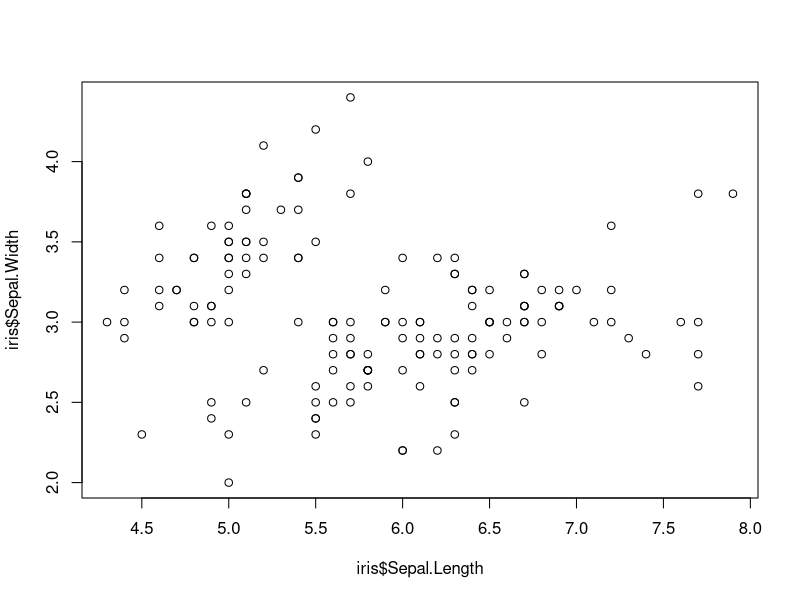
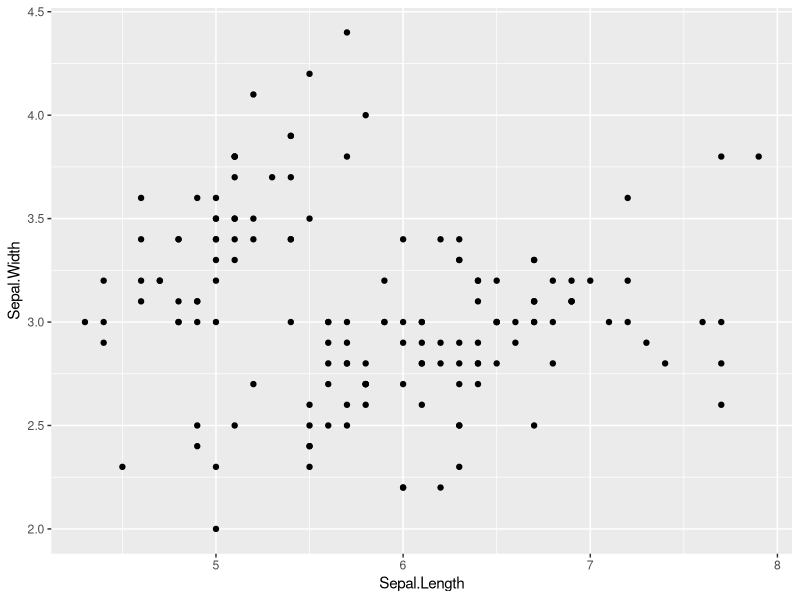
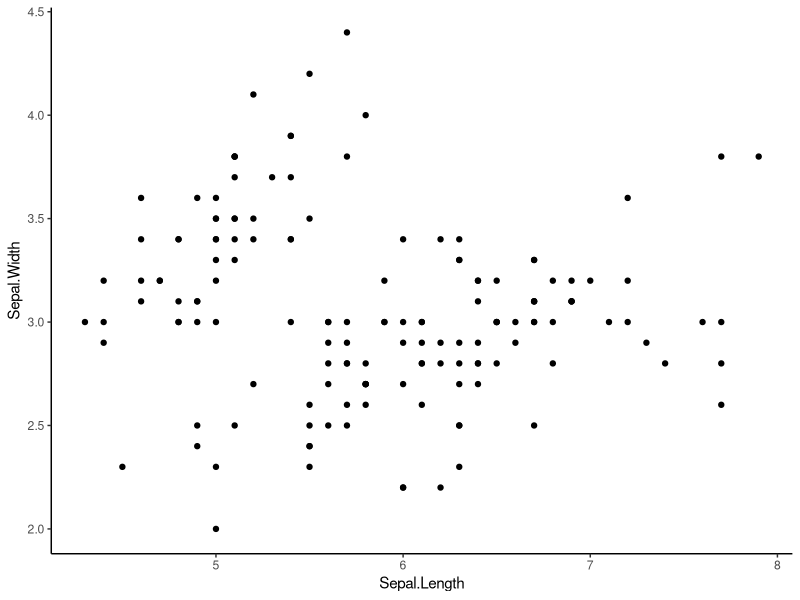
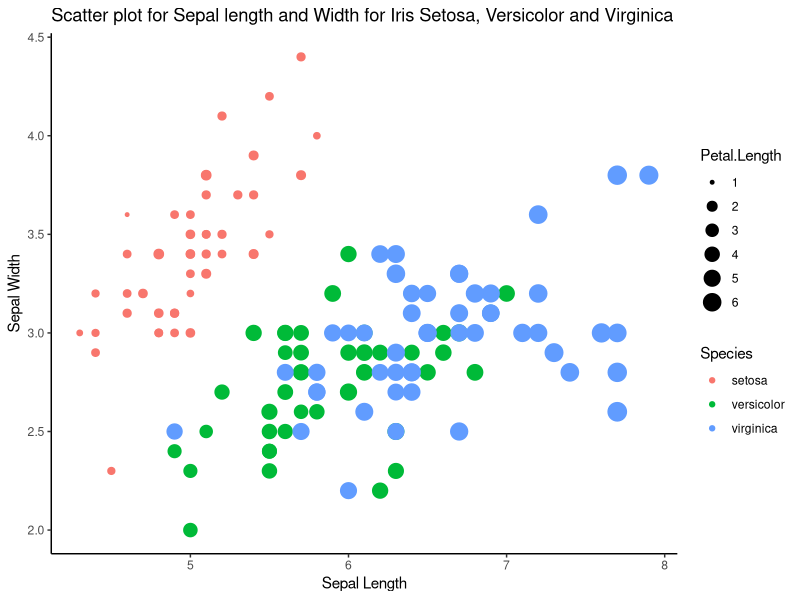

Source code (R) for these figures, in order:
#use built in iris dataset
#take a look at it 
head(iris)
#load in some tidyverse packages
library(dplyr)
library(ggplot2)

#####################################
##### Part 1: for loops         #####
#####################################

#Using only data for iris versicolor
#write a for loop
#that produces a regression table
#for each of the following relationships
#1. iris  sepal length x width
#2. iris  petal length x width
#3. iris sepal length x petal length

# hint: consider using a list, and also new vectors for regression variables
RegressionTables <- list() 

versicolorData <- iris[iris$Species=='versicolor',] 

for (i in 1:3) { #each i from 1 to 3 represents a relationship for which a regression table is needed
  if (i == 1) {
    RegressionTables[[i]] <- summary(lm(versicolorData$Sepal.Length ~ versicolorData$Sepal.Width))$coefficients
  }
  if (i == 2) {
    RegressionTables[[i]] <- summary(lm(versicolorData$Petal.Length ~ versicolorData$Petal.Width))$coefficients
  }
  if (i == 3) {
    RegressionTables[[i]] <-  summary(lm(versicolorData$Sepal.Length ~ versicolorData$Petal.Length))$coefficients
  }
}
RegressionTables


#####################################
##### Part 2: data in dplyr     #####
#####################################

#use dplyr to join data of maximum height
#to a new iris data frame
height <- data.frame(Species = c("virginica","setosa","versicolor"),
                     Height.cm = c(60,100,11.8))
dfIris <- data.frame(iris) #new data frame for iris data set
full_join(dfIris, height)            # joins maximum height


#####################################
##### Part 3: plots in ggplot2  #####
#####################################

#look at base R scatter plot
plot(iris$Sepal.Length,iris$Sepal.Width)

#3a. now make the same plot in ggplot
GGplot = ggplot(iris, aes(x=Sepal.Length, y=Sepal.Width)) + 
  geom_point()
GGplot

#3b. make a scatter plot with ggplot and get rid of  busy grid lines
#theme_classic() removes gridlines
GGClassicPlot = ggplot(iris, aes(x=Sepal.Length, y=Sepal.Width)) + 
  geom_point() + theme_classic()
GGClassicPlot

#3c. make a scatter plot with ggplot, remove grid lines, add a title and axis labels, 
#    show species by color, and make the point size proportional to petal length

GGColorPlot = ggplot(iris, aes(Sepal.Length, Sepal.Width, colour = Species)) + #aes stands for aesthetic mappings , here the aesthetic mappings allows the plot to assign a different color for each species
  geom_point(aes(size = Petal.Length), show.legend = TRUE)+  #here the aesthetic mapping makes the point size propotional to petal length, show.legend allows display of a legend key for point sizez and colors
  theme_classic() + 
  ggtitle("Scatter plot for Sepal length and Width for Iris Setosa, Versicolor and Virginica") + #title 
  xlab("Sepal Length") + ylab("Sepal Width") #axis labels
GGColorPlot

#####################################
##### Question: how did         #####
##### arguments differ between  #####
##### plot and ggplot?          #####
#####################################		
#ggplot allows for more aesthetics specifc arguments (e.g. the different arguments for aes , show.legend) which make it more intuitvie to create a scatter plot that can display more information using graphics 
#the base plot requires that the orignal data frame be specified when referencing a vector belonging to the same using the df$vector cconvention, which makes it hard to read for a plot function with many arugments
#ggplot allows the user to specify the dataframe as the first arguement and then simply reference the vector names for subsequent arugments for the function and any functions within the ggplot function
